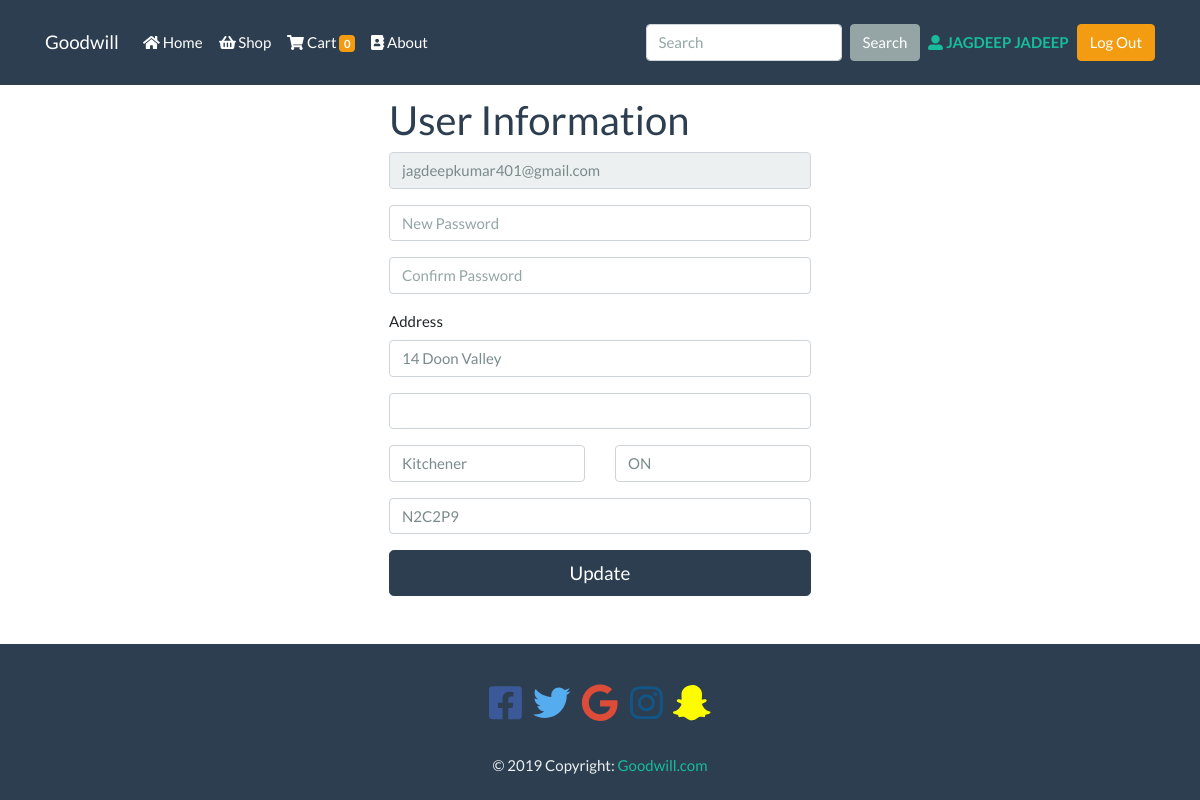
Screenshot of /user.php (signed in) with the database file from the repository.
### tables this page shows
CREATE TABLE `customers` (
  `CustomerID` int(11) NOT NULL,
  `Email` varchar(45) NOT NULL,
  `Pwd` varchar(45) NOT NULL,
  `FirstName` varchar(45) NOT NULL,
  `LastName` varchar(45) NOT NULL,
  `DOB` date DEFAULT NULL,
  `Gender` varchar(6) DEFAULT NULL,
  `AddressID` int(11) NOT NULL
);

CREATE TABLE `addresses` (
  `AddressID` int(11) NOT NULL,
  `Line1` text NOT NULL,
  `Line2` text,
  `City` varchar(45) NOT NULL,
  `State` varchar(45) NOT NULL,
  `PostalCode` varchar(6) NOT NULL
);

### models/Cart.php (called while the page is built, shortened)
<?php
class Cart {
    private $count;
    public function getCount() {
        return $this->count;
    }
}

### models/getUserDetails.php (called while the page is built, shortened)
<?php
$sql = "SELECT FirstName, LastName
                FROM customers
                WHERE Email=?";
$stmt = $con->prepare($sql);
$stmt->bind_param("s", $userName);
$stmt->execute();
$stmt->bind_result($firstName, $lastName);
?>

### user.php (the view, shortened to what this page needs)
<?php
$page_title = 'User';
include('./master-header.php');
$sql = "SELECT Line1, Line2, City, State, PostalCode FROM Addresses WHERE AddressID = (SELECT AddressID FROM Customers WHERE Email=?)";
$stmt = $con->prepare($sql);
$stmt->bind_param("s", $email);
$stmt->execute();
$stmt->bind_result($Line1, $Line2, $City, $State, $PostalCode);
?>
<div class="container">
    <div class="form-body">
        <div class="row">
            <form method="post" class="col-xs-6 m-auto">
                <h2 class="text-primary">User Information</h2>
                <div class="form-group">
                    <input type="email" class="form-control" name="email" placeholder="Email" value="<?php echo $_SESSION['username']; ?>" disabled required="required">
                </div>
                <div class="form-group">
                    <input type="password" class="form-control" name="password" placeholder="New Password" required="required">
                </div>
                <div class="form-group">
                    <input type="password" class="form-control" name="confirm_password" placeholder="Confirm Password" required="required">
                </div>
                <div class="form-group">
                    <label class="form-text">Address</label>
                    <input type="text" class="form-control" id="line1" name="line1" placeholder="Line 1" value="<?php echo $Line1; ?>" required="required">
                </div>
                <div class="form-group">
                    <input type="text" class="form-control" id="line2" name="line2" placeholder="Line 2" value="<?php echo $Line2; ?>">
                </div>
                <div class="form-group">
                    <div class="row">
                        <div class="col-6"><input type="text" class="form-control" name="city" placeholder="City" value="<?php echo $City; ?>" required="required"></div>
                        <div class="col-6"><input type="text" class="form-control" name="state" placeholder="State" value="<?php echo $State; ?>" required="required"></div>
                    </div>
                </div>
                <div class="form-group">
                    <input type="text" class="form-control" id="postal_code" name="postal_code" placeholder="Postal Code" value="<?php echo $PostalCode; ?>" required="required">
                </div>
                <div class="form-group">
                    <input type="submit" name="submit" class="btn btn-primary btn-lg btn-block" value="Update" />
                </div>
            </form>
        </div>
    </div>
</div>

### master-header.php (shortened to what this page needs)
<?php
require ('./conn.php');
if(empty($_SESSION["username"])) {
    header('Location: ./login.php');
} else {
    if($con) {
        include ('./models/getUserDetails.php');
        require ('./models/Cart.php');
    }
}
$cart = unserialize($_SESSION['cart']);
?>
<!DOCTYPE html>
<html lang="en">
<head>
    <link rel="stylesheet" href="./css/bootstrap-flatly.min.css" type="text/css" />
    <link rel="stylesheet" href="css/font-awesome.min.css">
    <link rel="stylesheet" href="./css/main.css?v=7" type="text/css" />
</head>
<body>
    <nav class="navbar navbar-expand-lg fixed-top navbar-dark bg-primary">
        <div class="container">
            <a class="navbar-brand" href="index.php">Goodwill</a>
            <div class="collapse navbar-collapse" id="navbar">
                <ul class="navbar-nav mr-auto">
                    <li class="nav-item  <?php echo ($page_title == 'Home') ? 'active' : '' ?>">
                        <a class="nav-link" href="index.php"><i class="fa fa-home"></i> Home</a>
                    </li>
                    <li class="nav-item  <?php echo ($page_title == 'Shop') ? 'active' : '' ?>">
                        <a class="nav-link" href="shop.php"><i class="fa fa-shopping-basket"></i> Shop</a>
                    </li>
                    <li class="nav-item  <?php echo ($page_title == 'Cart') ? 'active' : '' ?>">
                        <a class="nav-link" href="cart.php"><i class="fa fa-shopping-cart"></i> Cart <span class="badge badge-warning"><?php echo $cart->getCount(); ?></span></a>
                    </li>
                    <li class="nav-item  <?php echo ($page_title == 'About') ? 'active' : '' ?>">
                        <a class="nav-link" href="about.php"><i class="fa fa-address-book"></i> About</a>
                    </li>
                </ul>
                <form class="form-inline my-2" method="post">
                    <input type="text" list="products" name="txtSearchBox" id="txtSearchBox" class="form-control mr-sm-2 ml-sm-2" placeholder="Search" onkeyup="showResult(this.value)" />
                    <input class="btn btn-secondary my-2 my-sm-0" type="submit" name="search" value="Search" />
                </form>
                <form class="form-inline my-2" method="post">
                    <p class="col-form-label text-light mr-2 my-sm-0 ml-2">
                        <a class="nav-item font-weight-bold" href="./user.php">
                            <i class="fa fa-user-alt"></i> <?php echo strtoupper($firstName . ' ' . $lastName) ?>
                        </a>
                    </p>
                    <input class="btn btn-warning my-2 my-sm-0" type="submit" name="logout" value="Log Out" />
                </form>
            </div>
        </div>
    </nav>
    <main class="container mt-5 pt-5">

### css/main.css (style rules this page uses)
html { position: relative; min-height: 100%; }
footer { display: none; position: absolute; left: 0; bottom: 0; height: auto; width: 100%; }

### rows the page displays
customers: FirstName+LastName "JAGDEEP JADEEP"
addresses: line1 "14 Doon Valley", city "Kitchener", state "ON", postal_code "N2C2P9"

### other values shown
$cart->getCount() "0"
